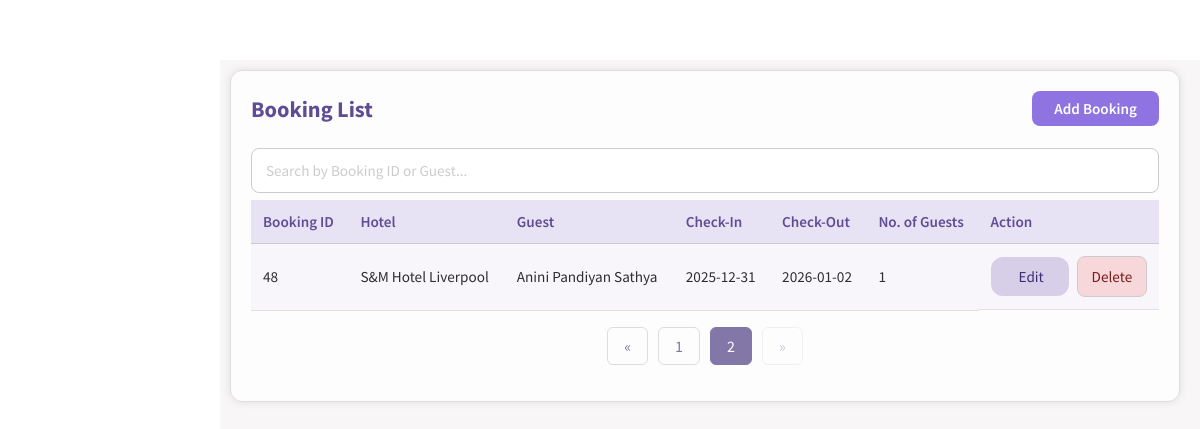
The page /booking.php?page=2 (signed in) on the database as committed earlier.
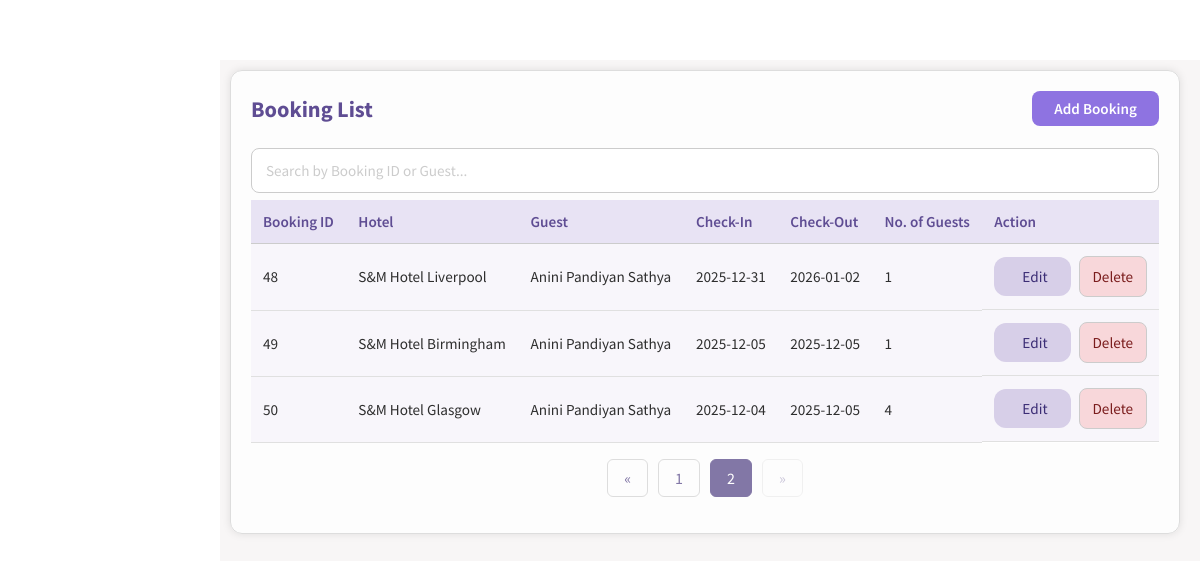
The same page on the database as committed later.
### tables this page shows
CREATE TABLE BOOKING(
BOOKING_ID INTEGER NOT NULL PRIMARY KEY AUTOINCREMENT,
NO_OF_GUEST INTEGER NOT NULL,
DATE_IN DATE NOT NULL,
DATE_OUT DATE NOT NULL,
TIMESTAMP DATETIME NOT NULL NOT NULL DEFAULT (CURRENT_TIMESTAMP),
GUEST_ID INTEGER NOT NULL,
ROOM_ID INTEGER NOT NULL,
FOREIGN KEY (GUEST_ID) REFERENCES GUEST(GUEST_ID) ON DELETE CASCADE ON UPDATE CASCADE
FOREIGN KEY (ROOM_ID) REFERENCES ROOM(ROOM_ID) ON DELETE CASCADE ON UPDATE CASCADE
);

CREATE TABLE HOTEL(
HOTEL_ID INTEGER NOT NULL PRIMARY KEY AUTOINCREMENT,
HOTEL_NAME TEXT NOT NULL,
HOTEL_ADDRESS TEXT NOT NULL,
CITY TEXT NOT NULL,
POSTCODE TEXT NOT NULL,
HOTEL_TELNO TEXT NOT NULL UNIQUE,
HOTEL_EMAIL TEXT NOT NULL UNIQUE
);

CREATE TABLE GUEST(
GUEST_ID INTEGER NOT NULL PRIMARY KEY AUTOINCREMENT,
F_NAME TEXT NOT NULL,
M_NAME TEXT,
L_NAME TEXT NOT NULL,
GUEST_ADDRESS TEXT NOT NULL,
CITY TEXT NOT NULL,
POSTCODE TEXT NOT NULL,
GUEST_EMAIL TEXT NOT NULL UNIQUE,
GUEST_PHNO TEXT NOT NULL UNIQUE
);

### functions.php (the view, shortened to what this page needs)
<?php
function createDB()
{
    $db = new SQLite3('hotelSQL.db');
    $db->exec("PRAGMA foreign_keys = ON");
    return $db;
}
function BookingList($editingId = null, $limit = null, $offset = null)
{
    $db = createDB();
    $select_query = "SELECT * FROM BOOKING b INNER JOIN GUEST g ON (b.GUEST_ID = g.GUEST_ID)
    INNER JOIN ROOM r ON (b.ROOM_ID = r.ROOM_ID) INNER JOIN HOTEL h ON (r.HOTEL_ID = h.HOTEL_ID) ";
    $select_query .= " ORDER BY BOOKING_ID ASC";
    $select_query = applyPagination($select_query, $limit, $offset);
    $result = $db->query($select_query);
    while ($row = $result->fetchArray(SQLITE3_ASSOC)) {
        if ($editingId == $row['BOOKING_ID']) {
            echo "<form method='post'><tr>";
            echo "<td>" . $row['BOOKING_ID'] . "</td>";
            echo "<input type='hidden' name='booking-id' value='" . $row['BOOKING_ID'] . "'>";
            echo "<td>";
            RoomDropdown('room-id', $row['ROOM_ID']);
            echo "</td>";
            echo "<td>";
            GuestDropdown('guest-id', $row['GUEST_ID']);
            echo "</td>";
            echo "<td>
                    <input type='date' name='date-in'
                           value='" . htmlspecialchars($row['DATE_IN']) . "'  min='" . date('Y-m-d') . "' required>
                  </td>";
            echo "<td>
                    <input type='date' name='date-out'
                           value='" . htmlspecialchars($row['DATE_OUT']) . "' min='" . date('Y-m-d') . "'required>
                  </td>";
            echo "<td>
                    <input type='number' name='num-guest'
                           value='" . htmlspecialchars($row['NO_OF_GUEST']) . "' required>
                  </td>";
            echo "<td>
                    <input type='submit' class='submit-btn' name='save' value='Save'>
                    <input type='submit' class='delete-button-in-list' name='cancel' value='Cancel'>
                  </td>";
            echo "</tr></form>";
        } else {
            echo "<form method='post'><tr>";
            echo "<td>" . $row['BOOKING_ID'] . "</td>";
            echo "<td>" . $row['HOTEL_NAME'] . "</td>";
            echo "<td>" . $row['F_NAME'] . " " . $row['L_NAME'] . "</td>";
            echo "<td>" . $row['DATE_IN'] . "</td>";
            echo "<td>" . $row['DATE_OUT'] . "</td>";
            echo "<td>" . $row['NO_OF_GUEST'] . "</td>";
            echo "<td>
                    <input type='hidden' name='booking-id' value='" . $row['BOOKING_ID'] . "'>
                    <input type='submit' class='edit-button-in-list' name='edit' value='Edit'>
                    <input type='button' class='delete-button-in-list' name='delete' value='Delete'>
                  </td>";
            echo "</tr></form>";
        }
    }
}
function applyPagination($sql, $limit, $offset)
{
    if ($limit !== null && $offset !== null) {
        $limit = (int) $limit;
        $offset = (int) $offset;
        $sql .= " LIMIT $limit OFFSET $offset";
    }
    return $sql;
}
?>

### booking.php (shortened to what this page needs)
<!DOCTYPE html>
<html lang="en">
<head>
    <link rel="stylesheet" href="style.css" />
</head>
<?php
require_once("functions.php");
$editingId = null;
$records_per_page = 5;
$current_page = isset($_GET["page"]) ? intval($_GET["page"]) : 1;
$db = createDB();
$total_query = "SELECT COUNT(*) AS total FROM BOOKING";
$total_result = $db->query($total_query);
$total_row = $total_result->fetchArray(SQLITE3_ASSOC);
$total_records = (int) ($total_row['total'] ?? 0);
$total_pages = $total_records > 0 ? (int) ceil($total_records / $records_per_page) : 1;
$offset = ($current_page - 1) * $records_per_page;
?>
<body onload="loadNavbar()">
    <div class="main_content">
        <section class="add-container">
            <div class="heading-row">
                <h2>Booking List</h2>
                <a class="add-btn" href="booking-add.php">Add Booking</a>
            </div>
            <div class="search-bar">
                <input type="text" id="searchInput" placeholder="Search by Booking ID or Guest..." autocomplete="off"
                    onkeyup="filterBookingList(this)">
            </div>
            <table class="base-table">
                <thead>
                    <tr>
                        <th>Booking ID</th>
                        <th>Hotel</th>
                        <th>Guest</th>
                        <th>Check-In</th>
                        <th>Check-Out</th>
                        <th>No. of Guests</th>
                        <th>Action</th>
                    </tr>
                </thead>
                <tbody>
                    <?php BookingList($editingId, $records_per_page, $offset); ?>
                </tbody>
            </table>
            <ul class="pagination">
                <?php if ($current_page > 1): ?>
                    <?php $prev_page = $current_page - 1; ?>
                    <li><a href="?page=<?= $prev_page ?>">&laquo;</a></li>
                <?php else: ?>
                    <li class="disabled"><span>&laquo;</span></li>
                <?php endif; ?>
                <?php for ($i = 1; $i <= $total_pages; $i++): ?>
                    <?php if ($i == $current_page): ?>
                        <li class="active"><span><?= $i ?></span></li>
                    <?php else: ?>
                        <li><a href="?page=<?= $i ?>"><?= $i ?></a></li>
                    <?php endif; ?>
                <?php endfor; ?>
                <?php if ($current_page < $total_pages): ?>
                    <?php $next_page = $current_page + 1; ?>
                    <li><a href="?page=<?= $next_page ?>">&raquo;</a></li>
                <?php else: ?>
                    <li class="disabled"><span>&raquo;</span></li>
                <?php endif; ?>
            </ul>
        </section>
    </div>
</body>
</html>

### style.css (style rules this page uses)
html, body { margin: 0; padding: 0; box-sizing: border-box; }
*, *::before, *::after { box-sizing: inherit; }
* { font-family: "Source Sans Pro", Helvetica, sans-serif; }
input::placeholder { color: #ccc; }
.main_content { margin-top: 60px; margin-left: 220px; padding: 10px 20px 20px 10px; background: #f8f6f6; min-height: calc(100vh - 60px); color: #2e2e2e; flex: 1; overflow-x: hidden; }
.add-container h2 { color: #5f4d93; font-size: 1.4rem; font-weight: 700; margin-bottom: 20px; text-align: left; }
.add-container .search-bar { margin: 5px 0; padding: 2px 0; }
.add-container .search-bar input { display: block; width: 100%; padding: 12px 14px; border: 1px solid #ccc; }
.base-table { width: 100%; border-collapse: collapse; color: #2e2e2e; font-size: 0.95rem; background-color: #fff; }
.base-table thead { background-color: #e8e3f4; }
.base-table th { text-align: left; font-weight: 600; color: #5f4d93; padding: 12px; border-bottom: 1px solid #ccc; }
.base-table td { padding: 12px; border-bottom: 1px solid #e0e0e0; }
.base-table td:last-child { display: flex; justify-content: flex-start; align-items: center; gap: 8px; }
.base-table tr:nth-child(even) { background-color: #f8f6fb; }
.add-container { width: 100%; max-width: none; padding: 20px 20px 20px 20px; margin: 0 0 30px 0; background: rgba(255, 255, 255, 0.8); border-radius: 12px; border: 1px solid #ddd; box-shadow: 0 0 8px rgba(0, 0, 0, 0.1); }
.add-container input { padding: 10px; border: 1px solid #ccc; border-radius: 8px; font-size: 0.95rem; background-color: #fff; transition: border-color 0.3s, box-shadow 0.3s; }
.add-container td input[type="submit"] { padding: 10px 28px; border: none; border-radius: 12px; font-size: 0.95rem; font-weight: 500; cursor: pointer; }
.add-container .edit-button-in-list { background-color: #d7cfe8; color: #3b2d75; }
.add-container .delete-button-in-list { background-color: #f8d7da; color: #7a1c1c; }
.base-form input, .add-container input, .add-container select, .base-form select { width: 50%; max-width: 100%; }
.pagination { display: flex; justify-content: center; list-style-type: none; padding: 0; }
.pagination li { margin: 0 5px; }
.pagination a, .pagination span { text-decoration: none; color: #8277a6; padding: 8px 16px; border: 1px solid #ddd; border-radius: 6px; cursor: pointer; display: inline-block; }
.pagination li.active span { background-color: #8277a6; color: white; border-color: #8277a6; }
.pagination li.disabled span { opacity: 0.4; cursor: not-allowed; }
.add-btn { display: inline-block; padding: 8px 22px; background-color: #8e73e1; color: #fff; border-radius: 8px; font-weight: 600; font-size: 0.95rem; text-decoration: none; }
.heading-row { display: flex; align-items: center; justify-content: space-between; margin-bottom: 20px; }
.heading-row h2 { margin: 0; color: #5f4d93; font-size: 1.4rem; font-weight: 700; }
.edit-button-in-list, .delete-button-in-list { cursor: pointer; }

Rows that differ between the two databases and show on the page:
added booking: BOOKING_ID "49", hotel.HOTEL_NAME "S&M Hotel Birmingham", GUEST_ID.F_NAME "Anini", GUEST_ID.L_NAME "Pandiyan Sathya", DATE_IN "2025-12-05", DATE_OUT "2025-12-05", NO_OF_GUEST "1"
added booking: BOOKING_ID "50", hotel.HOTEL_NAME "S&M Hotel Glasgow", GUEST_ID.F_NAME "Anini", GUEST_ID.L_NAME "Pandiyan Sathya", DATE_IN "2025-12-04", DATE_OUT "2025-12-05", NO_OF_GUEST "4"
